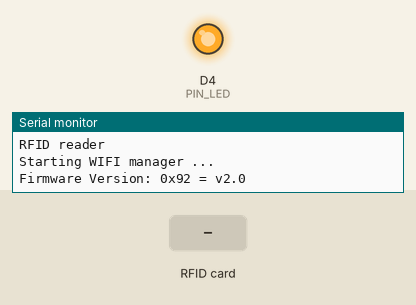
This sketch was run on a simulated ESP8266 (Wemos D1 mini). Parts: output pins drawn as LEDs (lit = HIGH), the last lines printed to the serial monitor. The test bench sets the inputs (shaded band). WiFi joins after 1.5 s; servers stay silent unless stated; uploads are accepted with an empty reply.

Above: at 2.7 s.
2.8 s: RFID card 5E 7A 19 C4 held to the reader
At 2.91 s:
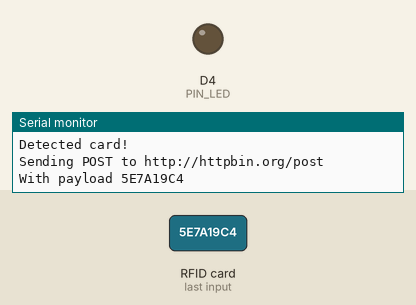
Timing chart, 0 to 5.8 s (numbered marks = the images above; inputs shaded):
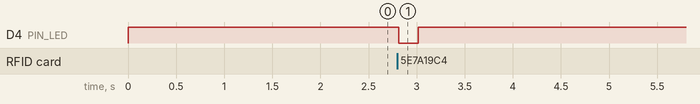

Measured:
- after the input at 2.8 s, D4 (PIN_LED): HIGH → LOW at once, → HIGH 0.20 s later

The sketch:

esprfid.ino
```cpp
#include <stdint.h>

#include <Arduino.h>

#include <ESP8266WiFi.h>
#include <ESP8266HTTPClient.h>
#include <WiFiManager.h>
#include <PubSubClient.h>

#include <MFRC522.h>

#define PIN_MFRC_SS  D8
#define PIN_MFRC_RST D3
#define PIN_LED      D4

static WiFiManager wifiManager;
static WiFiClient wifiClient;
static MFRC522 mfrc522(PIN_MFRC_SS, PIN_MFRC_RST);

void setup(void)
{
    // initialize serial port
    Serial.begin(115200);
    Serial.println("RFID reader\n");

    // enable LED pin
    pinMode(PIN_LED, OUTPUT);
    digitalWrite(PIN_LED, 1);

    // initialise card reader
    SPI.begin();
    mfrc522.PCD_Init();

    // connect to wifi
    Serial.println("Starting WIFI manager ...");
    wifiManager.autoConnect("ESP-RFID");

    mfrc522.PCD_DumpVersionToSerial();
}

static int post_uid(const char *url, int len, const unsigned char *uid)
{
    // create UID string
    char payload[128];
    strcpy(payload, "");
    for (int i = 0; i < len; i++) {
        char buf[8];
        sprintf(buf, "%02X", uid[i]);
        strcat(payload, buf);
    }

    // log it
    Serial.print("Sending POST to ");
    Serial.println(url);
    Serial.print("With payload ");
    Serial.println(payload);

    // send it over HTTP
    HTTPClient http;
    http.begin(url);
    int result = http.POST((uint8_t *)payload, strlen(payload));
    http.end();

    return result;
}

void loop(void)
{
    if (mfrc522.PICC_IsNewCardPresent()) {
        if (mfrc522.PICC_ReadCardSerial()) {
            digitalWrite(PIN_LED, 0);

            Serial.println("Detected card!");
            // send the UID
            int result = post_uid("http://httpbin.org/post", mfrc522.uid.size, mfrc522.uid.uidByte);
            Serial.print("Result: ");
            Serial.println(result, DEC);

            digitalWrite(PIN_LED, 1);
        }
    }
}
```
